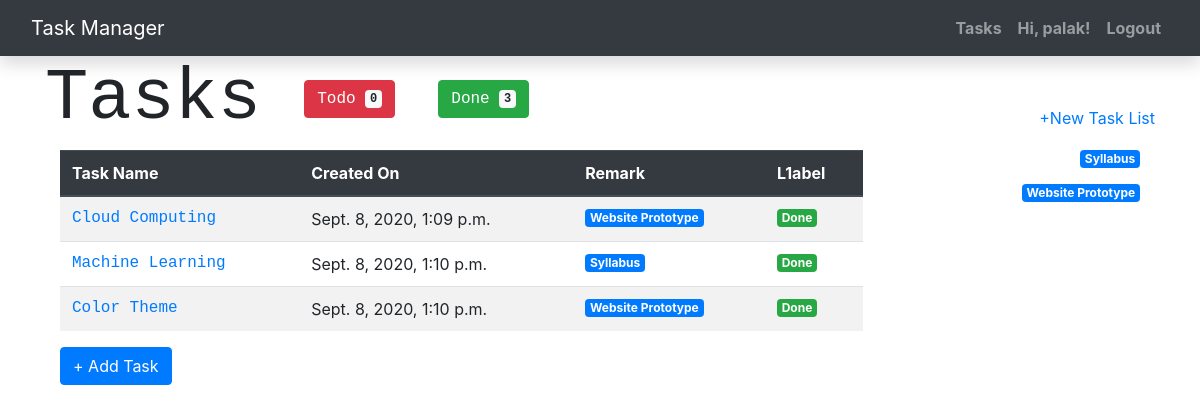
The app's page /task/ (signed in), older data.
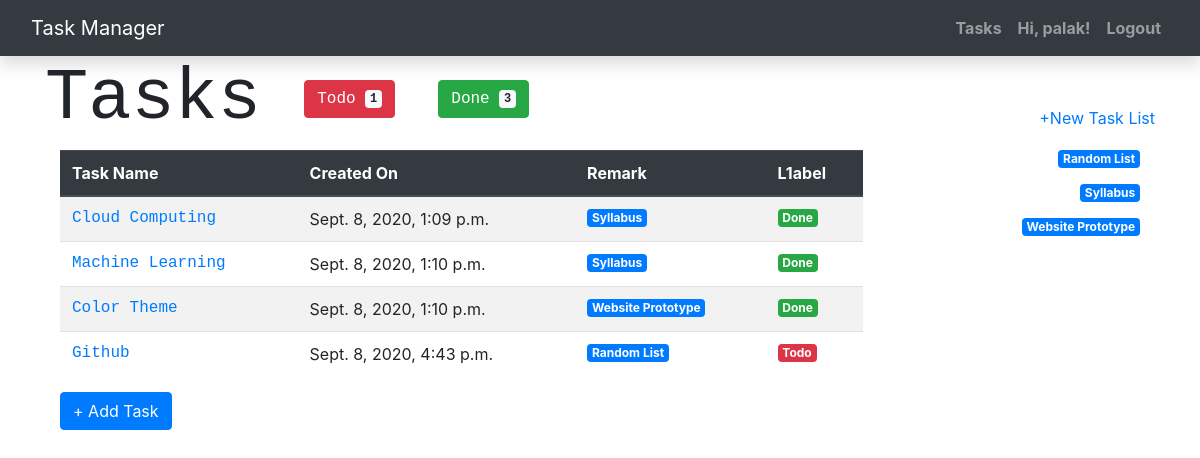
The same page, newer data.
### todo/models.py (models this page shows, shortened)
class Task(models.Model):
    title = models.CharField(max_length=128)
    slug = AutoSlugField(populate_from='title')
    description = models.TextField(default='',blank=True)
    task_list = models.ForeignKey(TaskList, on_delete=models.CASCADE, null=True)
    created_date = models.DateTimeField(default=timezone.now, blank=True, null=True)
    completed = models.BooleanField(default=False)
    completed_date = models.DateField(blank=True, null=True)
    created_by = models.ForeignKey(
        User,
        related_name="todo_created_by",
        on_delete=models.CASCADE,
    )

class TaskList(models.Model):
    name = models.CharField(max_length=60)
    slug = AutoSlugField(populate_from='name')
    def __str__(self):
        return self.name
    class Meta:
        ordering = ["name"]
        verbose_name_plural = "Task Lists"

### todo/views.py (the view)
# urls.py: path('task/', views.tasks, name='tasks'),
@login_required
def tasks(request):
    return render(request, 'tasks.html',{
        "tasks" : Task.objects.all(),
        "task_group" : TaskList.objects.all(),
        "tasks_todo" : Task.objects.filter(completed="False").count(),
        "tasks_done" : Task.objects.filter(completed="True").count()
    })

### todo/templates/tasks.html
{% extends 'base.html'%}
{% block content %}
    <div class="row">
        <div class="col-9">
            <h3 class="display-3 text-monospace"> Tasks
                <button type="button" class="btn btn-danger">
                    Todo <span class="badge badge-light">{{tasks_todo}}</span>
                </button>
                <button class="btn btn-success">
                    Done <span class="badge badge-light">{{tasks_done}}</span>
                </button>
            </h3>
        </div>
        <div class="col-3 text-right " style="margin-top:50px;">
            <a href = "{% url 'tasklist_new' %}" > +New Task List</a>
        </div>
    </div>
    <div class="container">
        <div class="row">
            <div class="col-9">
                <table class="table table-striped">
                    <thead class="thead-dark">
                        <tr>
                        <th scope="col">Task Name </th>
                        <th scope="col">Created On </th>
                        <th scope="col">Remark </th>
                        <th scope="col">L1abel </th>
                      </tr>
                    </thead>
                    <tbody>
                        {% for task in tasks %}
                    <tr>
                        <td><a href="{% url 'task_detail' task.slug  %}" class="text-monospace"> {{ task.title }} </a> </td>
                        <td>{{ task.created_date}}</td>
                        <td><a href="{% url 'tasklist_detail' task.task_list.id %}" class="badge badge-primary"> {{ task.task_list}} </a> </td>
                        <td> {% if task.completed  %}
                            <span class="badge badge-success">Done</span>
                        {% else %}
                            <span class="badge badge-danger">Todo</span>
                        {% endif %}
                    </td>
                    </tr>
                      {% endfor %}
                    </tbody>
                  </table>
                  <a href="{% url 'tasks_add' %}">
                    <button type="button" class="btn btn-primary"> + Add Task</button>
                </a>
            </div>
            <div class="col-3 text-right">
                {% for taskgroup in task_group %}
                <p><a href="{% url 'tasklist_detail' taskgroup.id %}" class="badge badge-primary"> {{taskgroup.name}} </a> </li>
                {% endfor %}
            </div>
        </div>
    </div>
{% endblock content %}

Row changes from the older to the newer data that the page shows:
changed Task "Cloud Computing": task_list "Website Prototype" → "Syllabus"
added Task: title "Github", created_date "Sept. 8, 2020, 4:43 p.m.", task_list "Random List", completed "Todo"
added TaskList: name "Random List"
Text that changed along with them:
{{ tasks_todo }}: "0" → "1"
